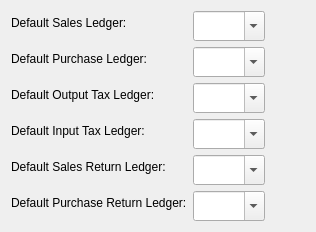
     <widget class="QWidget" name="VATTab">
      <attribute name="title">
       <string>GST</string>
      </attribute>
      <layout class="QHBoxLayout" name="horizontalLayout_3">
       <item>
        <layout class="QFormLayout" name="formLayout_4">
         <item row="1" column="0">
          <widget class="QLabel" name="defaultSalesLedgerLabel">
           <property name="text">
            <string>Default Sales Ledger:</string>
           </property>
          </widget>
         </item>
         <item row="1" column="1">
          <widget class="QComboBox" name="defaultSalesLedgerComboBox">
           <property name="minimumSize">
            <size>
             <width>0</width>
             <height>30</height>
            </size>
           </property>
           <property name="editable">
            <bool>true</bool>
           </property>
          </widget>
         </item>
         <item row="2" column="0">
          <widget class="QLabel" name="defaultPurchaseLedgerLabel">
           <property name="text">
            <string>Default Purchase Ledger:</string>
           </property>
          </widget>
         </item>
         <item row="2" column="1">
          <widget class="QComboBox" name="defaultPurchaseLedgerComboBox">
           <property name="minimumSize">
            <size>
             <width>0</width>
             <height>30</height>
            </size>
           </property>
           <property name="editable">
            <bool>true</bool>
           </property>
          </widget>
         </item>
         <item row="3" column="0">
          <widget class="QLabel" name="defaultOutputTaxLedgerLabel">
           <property name="text">
            <string>Default Output Tax Ledger:</string>
           </property>
          </widget>
         </item>
         <item row="3" column="1">
          <widget class="QComboBox" name="defaultOutputTaxLedgerComboBox">
           <property name="minimumSize">
            <size>
             <width>0</width>
             <height>30</height>
            </size>
           </property>
           <property name="editable">
            <bool>true</bool>
           </property>
          </widget>
         </item>
         <item row="4" column="0">
          <widget class="QLabel" name="defaultInputTaxLedgerLabel">
           <property name="text">
            <string>Default Input Tax Ledger:</string>
           </property>
          </widget>
         </item>
         <item row="4" column="1">
          <widget class="QComboBox" name="defaultInputTaxLedgerComboBox">
           <property name="minimumSize">
            <size>
             <width>0</width>
             <height>30</height>
            </size>
           </property>
           <property name="editable">
            <bool>true</bool>
           </property>
          </widget>
         </item>
         <item row="5" column="0">
          <widget class="QLabel" name="defaultSalesReturnLedgerLabel">
           <property name="text">
            <string>Default Sales Return Ledger:</string>
           </property>
          </widget>
         </item>
         <item row="5" column="1">
          <widget class="QComboBox" name="defaultSalesReturnLedgerComboBox">
           <property name="minimumSize">
            <size>
             <width>0</width>
             <height>30</height>
            </size>
           </property>
           <property name="editable">
            <bool>true</bool>
           </property>
          </widget>
         </item>
         <item row="6" column="0">
          <widget class="QLabel" name="defaultPurchaseReturnLedgerLabel">
           <property name="text">
            <string>Default Purchase Return Ledger:</string>
           </property>
          </widget>
         </item>
         <item row="6" column="1">
          <widget class="QComboBox" name="defaultPurchaseReturnLedgerComboBox">
           <property name="minimumSize">
            <size>
             <width>0</width>
             <height>30</height>
            </size>
           </property>
           <property name="editable">
            <bool>true</bool>
           </property>
          </widget>
         </item>
        </layout>
       </item>
       <item>
        <spacer name="horizontalSpacer_3">
         <property name="orientation">
          <enum>Qt::Horizontal</enum>
         </property>
         <property name="sizeHint" stdset="0">
          <size>
           <width>40</width>
           <height>20</height>
          </size>
         </property>
        </spacer>
       </item>
      </layout>
     </widget>
